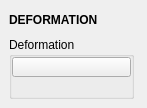
<?xml version="1.0" encoding="UTF-8"?>
<ui version="4.0">
 <class>QtUi</class>
 <widget class="QMainWindow" name="QtUi">
  <property name="enabled">
   <bool>true</bool>
  </property>
  <property name="geometry">
   <rect>
    <x>0</x>
    <y>0</y>
    <width>147</width>
    <height>108</height>
   </rect>
  </property>
  <property name="minimumSize">
   <size>
    <width>0</width>
    <height>0</height>
   </size>
  </property>
  <property name="maximumSize">
   <size>
    <width>999</width>
    <height>999</height>
   </size>
  </property>
  <property name="windowTitle">
   <string>Toolkit</string>
  </property>
  <property name="tabShape">
   <enum>QTabWidget::Triangular</enum>
  </property>
  <property name="dockNestingEnabled">
   <bool>true</bool>
  </property>
  <property name="dockOptions">
   <set>QMainWindow::AllowNestedDocks|QMainWindow::AllowTabbedDocks|QMainWindow::AnimatedDocks|QMainWindow::ForceTabbedDocks</set>
  </property>
  <widget class="QWidget" name="central_widget">
   <layout class="QVBoxLayout" name="verticalLayout_2">
    <item>
     <widget class="DraggableHeader" name="draggableHeader">
      <property name="minimumSize">
       <size>
        <width>0</width>
        <height>22</height>
       </size>
      </property>
      <property name="maximumSize">
       <size>
        <width>125</width>
        <height>22</height>
       </size>
      </property>
      <property name="font">
       <font>
        <weight>75</weight>
        <bold>true</bold>
       </font>
      </property>
      <property name="text">
       <string>DEFORMATION</string>
      </property>
     </widget>
    </item>
    <item>
     <layout class="QVBoxLayout" name="verticalLayout">
      <property name="spacing">
       <number>0</number>
      </property>
      <item>
       <widget class="QGroupBox" name="groupBox">
        <property name="enabled">
         <bool>true</bool>
        </property>
        <property name="minimumSize">
         <size>
          <width>125</width>
          <height>0</height>
         </size>
        </property>
        <property name="maximumSize">
         <size>
          <width>125</width>
          <height>999</height>
         </size>
        </property>
        <property name="title">
         <string>Deformation</string>
        </property>
        <layout class="QVBoxLayout" name="verticalLayout_3">
         <property name="spacing">
          <number>1</number>
         </property>
         <property name="leftMargin">
          <number>0</number>
         </property>
         <property name="topMargin">
          <number>0</number>
         </property>
         <property name="rightMargin">
          <number>0</number>
         </property>
         <property name="bottomMargin">
          <number>0</number>
         </property>
         <item>
          <widget class="PushButton" name="tb001">
           <property name="enabled">
            <bool>true</bool>
           </property>
           <property name="minimumSize">
            <size>
             <width>0</width>
             <height>20</height>
            </size>
           </property>
           <property name="maximumSize">
            <size>
             <width>999</width>
             <height>20</height>
            </size>
           </property>
           <property name="toolTip">
            <string/>
           </property>
           <property name="text">
            <string/>
           </property>
           <property name="iconSize">
            <size>
             <width>18</width>
             <height>18</height>
            </size>
           </property>
          </widget>
         </item>
         <item>
          <spacer name="verticalSpacer">
           <property name="orientation">
            <enum>Qt::Vertical</enum>
           </property>
           <property name="sizeHint" stdset="0">
            <size>
             <width>20</width>
             <height>40</height>
            </size>
           </property>
          </spacer>
         </item>
        </layout>
       </widget>
      </item>
     </layout>
    </item>
   </layout>
  </widget>
 </widget>
 <customwidgets>
  <customwidget>
   <class>PushButton</class>
   <extends>QPushButton</extends>
   <header>pushButton.h</header>
  </customwidget>
  <customwidget>
   <class>DraggableHeader</class>
   <extends>QLabel</extends>
   <header>draggableHeader.h</header>
  </customwidget>
 </customwidgets>
 <resources/>
 <connections/>
 <designerdata>
  <property name="gridDeltaX">
   <number>5</number>
  </property>
  <property name="gridDeltaY">
   <number>5</number>
  </property>
  <property name="gridSnapX">
   <bool>true</bool>
  </property>
  <property name="gridSnapY">
   <bool>true</bool>
  </property>
  <property name="gridVisible">
   <bool>true</bool>
  </property>
 </designerdata>
</ui>
